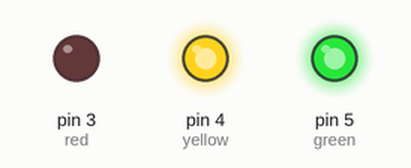
Recording of a sketch running on a simulated Arduino Uno, built with avr-gcc and run on an emulated ATmega328P. Shown: output pins drawn as LEDs (lit = HIGH).

Above: at 0.05 s.
At 2.85 s:
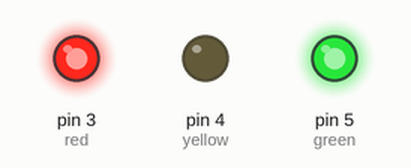
At 5.65 s:
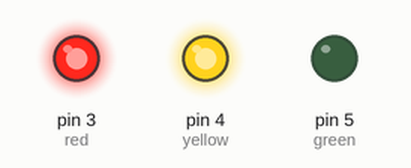
At 8.45 s:
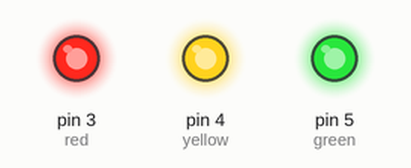
At 11.35 s:
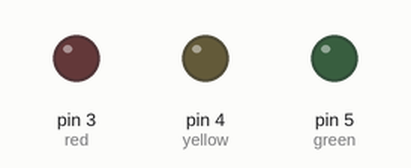
Timing chart, 0 to 11.7 s (numbered marks = the images above):
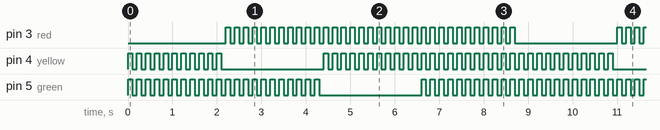

The sketch:

led_complex_connection.ino
```cpp
int red = 3;
int yellow = 4;
int green = 5;
int i;
void setup()
{
  pinMode(red , OUTPUT);
  pinMode(yellow , OUTPUT);
  pinMode(green , OUTPUT);
}
void loop()
{
  for ( i = 0 ; i < 11 ; i++)
  {
    digitalWrite(green , HIGH);
    digitalWrite(yellow , HIGH);
    delay(100);
    digitalWrite(green , LOW);
    digitalWrite(yellow , LOW);
    delay(100);
  }
  for ( i = 0 ; i < 11 ; i++)
  {
    digitalWrite(green , HIGH);
    digitalWrite(red , HIGH);
    delay(100);
    digitalWrite(green , LOW);
    digitalWrite(red , LOW);
    delay(100);
  }
  for ( i = 0 ; i < 11 ; i++)
  {
    digitalWrite(red , HIGH);
    digitalWrite(yellow , HIGH);
    delay(100);
    digitalWrite(red , LOW);
    digitalWrite(yellow , LOW);
    delay(100);
  }
  for (i = 0 ; i <11 ; i++)
  {
    digitalWrite(red , HIGH);
    digitalWrite(yellow , HIGH);
    digitalWrite(green , HIGH);
    delay(100);
    digitalWrite(red , LOW);
    digitalWrite(yellow , LOW);
    digitalWrite(green , LOW);
    delay(100);
  }
}
```

Measured:
- by itself, pin 3 (red), pin 4 (yellow): moves between LOW and HIGH, repeating every 8.8 s
- by itself, pin 5 (green): repeats every 8.8 s: HIGH 0.10 s, LOW 2.3 s, 32 × (HIGH 0.10 s, LOW 0.10 s)
